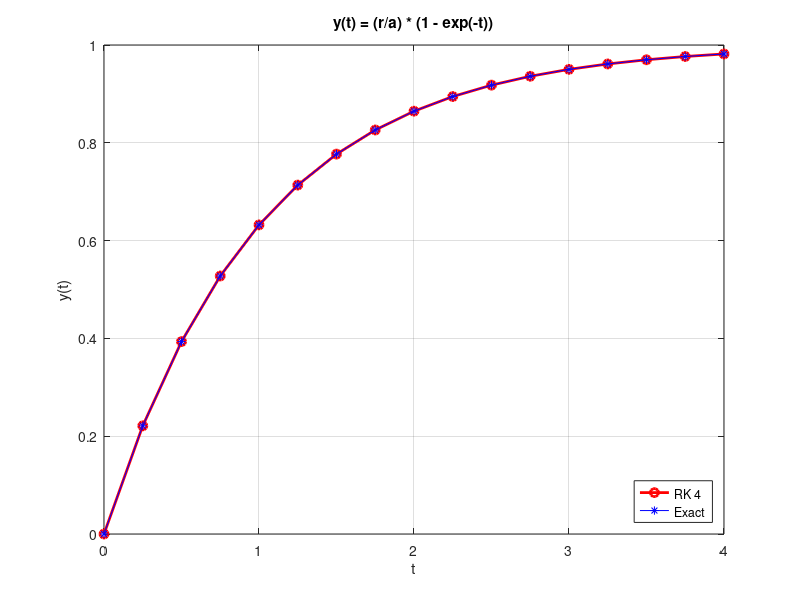

MATLAB code to generate this figure:
% Exercise 26
clear; clc;

% Init
a = 1;
r = 1;
h = 0.25;
t = 0:h:4;
N = length(t);
f = @(y) r-a*y;

% Initial Condition
x(1) = 0;
y(1) = 0;
% Euler Method
for i=2:N
    x(i) = x(i-1)+h/2;
    k1 = h*f(y(i-1));
    k2 = h*f(y(i-1)+k1/2);
    k3 = h*f(y(i-1)+k2/2);
    k4 = h*f(y(i-1)+k3);
    y(i) = y(i-1)+(1/6)*(k1+2*k2+2*k3+k4);
end

% Exact test of ODE
y_exact = @(t) (r/a) * (1 - exp(-t));

% Error value;
t_check = [1 2];
idx = zeros(1, length(t_check));
yt = y_exact(t);
error = abs(yt - y);
for i=1:length(t_check)
    idx(i) = find(t == t_check(i));
    fprintf('Tại t=%d: Sai số là %.5f\n', i, error(idx(i)));
end

% Show Graph
plot(t, y_exact(t), 'ro-', 'LineWidth', 2)
hold on
plot(t, y, 'b*-')
legend('RK 4', 'Exact', 'Location','southeast')
grid on
title('y(t) = (r/a) * (1 - exp(-t))')
xlabel('t')
ylabel('y(t)')